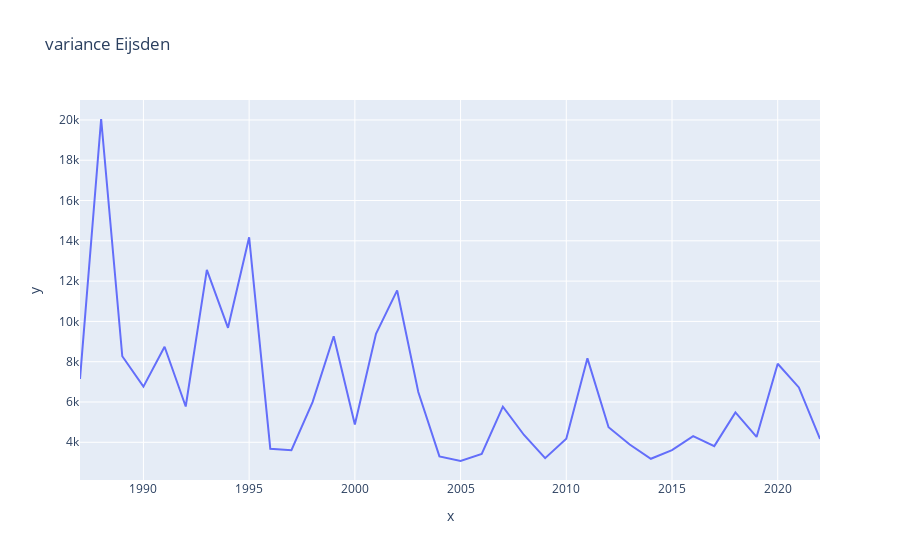

Write notebook code for a chart like this one.
### Code cell
# plot variance Eijsden
x = year_number
y = variance_list_Eijsden
fig = px.line(dataEijsden, title = 'variance Eijsden', x = year_number , y = variance_list_Eijsden )
fig.show()

### Figure 1 — Plotly figure (JSON) as saved in the notebook; plotly's stock layout.template omitted (floating-point values rounded to 4 significant figures)
{"data": [{"hovertemplate": "x=%{x}<br>y=%{y}<extra></extra>", "legendgroup": "", "line": {"color": "#636efa", "dash": "solid"}, "marker": {"symbol": "circle"}, "mode": "lines", "name": "", "orientation": "v", "showlegend": false, "type": "scatter", "x": [1987, 1988, 1989, 1990, 1991, 1992, 1993, 1994, 1995, 1996, 1997, 1998, 1999, 2000, 2001, 2002, 2003, 2004, 2005, 2006, 2007, 2008, 2009, 2010, 2011, 2012, 2013, 2014, 2015, 2016, 2017, 2018, 2019, 2020, 2021, 2022], "xaxis": "x", "y": [7146.0, 20050.0, 8272.0, 6760.0, 8742.0, 5778.0, 12560.0, 9682.0, 14170.0, 3682.0, 3610.0, 5993.0, 9264.0, 4885.0, 9384.0, 11540.0, 6493.0, 3301.0, 3071.0, 3423.0, 5767.0, 4363.0, 3213.0, 4178.0, 8166.0, 4748.0, 3892.0, 3183.0, 3614.0, 4305.0, 3810.0, 5485.0, 4266.0, 7899.0, 6722.0, 4166.0], "yaxis": "y"}], "layout": {"legend": {"tracegroupgap": 0}, "title": {"text": "variance Eijsden"}, "xaxis": {"anchor": "y", "domain": [0, 1], "title": {"text": "x"}}, "yaxis": {"anchor": "x", "domain": [0, 1], "title": {"text": "y"}}}}
